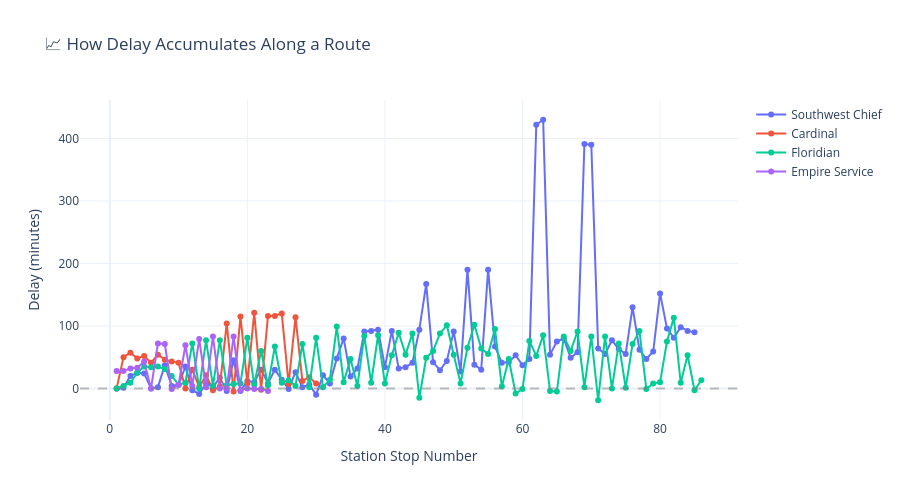

Write notebook code for a chart like this one.
### Markdown cell above
## 3.5 Delay Accumulation Along Routes

### Code cell
# show how delay builds up along a route (for the most delayed route)
accumulation = df_trains[
    (df_trains['status'] == 'Departed') & 
    (df_trains['delay_arrival_min'].notna())
].copy()

# pick top 4 routes by average delay for comparison
top_routes = accumulation.groupby('route_name')['delay_arrival_min'].agg(['mean', 'count'])
top_routes = top_routes[top_routes['count'] >= 5].nlargest(4, 'mean').index.tolist()

if len(top_routes) > 0:
    fig = go.Figure()
    
    for route in top_routes:
        route_data = accumulation[accumulation['route_name'] == route].sort_values('scheduled_arrival')
        route_data = route_data.reset_index(drop=True)
        route_data['stop_number'] = range(1, len(route_data) + 1)
        
        fig.add_trace(go.Scatter(
            x=route_data['stop_number'],
            y=route_data['delay_arrival_min'],
            mode='lines+markers',
            name=route,
            text=route_data['station_name'],
            hovertemplate='<b>%{text}</b><br>Stop #%{x}<br>Delay: %{y:.1f} min<extra></extra>'
        ))
    
    fig.update_layout(
        title='📈 How Delay Accumulates Along a Route',
        xaxis_title='Station Stop Number',
        yaxis_title='Delay (minutes)',
        template='plotly_white',
        height=500,
        font=dict(size=12)
    )
    fig.add_hline(y=0, line_dash="dash", line_color="gray", opacity=0.5)
    fig.show()
else:
    print("Not enough data — run the scraper to accumulate more data!")

### Figure 1 — Plotly figure (JSON) as saved in the notebook; plotly's stock layout.template omitted (floating-point values rounded to 4 significant figures)
{"data": [{"hovertemplate": "<b>%{text}</b><br>Stop #%{x}<br>Delay: %{y:.1f} min<extra></extra>", "mode": "lines+markers", "name": "Southwest Chief", "text": ["Chicago Union", "Naperville", "Mendota", "Princeton", "Galesburg", "Los Angeles Union", "Fullerton", "Fort Madison", "Riverside", "San Bernardino", "La Plata", "Victorville", "Barstow", "Kansas City", "Lawrence", "Needles", "Topeka", "Kingman", "Newton", "Hutchinson", "Dodge City", "Flagstaff", "Garden City", "Winslow", "Lamar", "La Junta", "Gallup", "Trinidad", "Raton", "Albuquerque", "Las Vegas", "Lamy", "Lamy", "Chicago Union", "Las Vegas", "Albuquerque", "Naperville", "Mendota", "Princeton", "Raton", "Galesburg", "Los Angeles Union", "Trinidad", "Fullerton", "Fort Madison", "Gallup", "Riverside", "La Junta", "San Bernardino", "La Plata", "Lamar", "Winslow", "Victorville", "Barstow", "Flagstaff", "Kansas City", "Garden City", "Dodge City", "Lawrence", "Needles", "Topeka", "Kingman", "Needles", "Hutchinson", "Kingman", "Newton", "Newton", "Hutchinson", "Barstow", "Victorville", "Topeka", "Dodge City", "Flagstaff", "Lawrence", "Garden City", "Winslow", "Lamar", "Kansas City", "La Junta", "Gallup", "Trinidad", "La Plata", "Raton", "Fort Madison", "Galesburg"], "type": "scatter", "x": [1, 2, 3, 4, 5, 6, 7, 8, 9, 10, 11, 12, 13, 14, 15, 16, 17, 18, 19, 20, 21, 22, 23, 24, 25, 26, 27, 28, 29, 30, 31, 32, 33, 34, 35, 36, 37, 38, 39, 40, 41, 42, 43, 44, 45, 46, 47, 48, 49, 50, 51, 52, 53, 54, 55, 56, 57, 58, 59, 60, 61, 62, 63, 64, 65, 66, 67, 68, 69, 70, 71, 72, 73, 74, 75, 76, 77, 78, 79, 80, 81, 82, 83, 84, 85], "y": [0.0, 1.0, 20.0, 25.0, 24.0, 0.0, 2.0, 37.0, 4.0, 6.0, 35.0, -3.0, -9.0, 8.0, 2.0, 17.0, -4.0, 45.0, -4.0, 12.0, 10.0, 30.0, 8.0, 30.0, 14.0, -1.0, 26.0, 2.0, 6.0, -10.0, 21.0, 8.0, 48.0, 80.0, 19.0, 32.0, 91.0, 92.0, 94.0, 34.0, 92.0, 32.0, 34.0, 41.0, 94.0, 167.0, 42.0, 29.0, 44.0, 91.0, 27.0, 190.0, 38.0, 30.0, 190.0, 67.0, 41.0, 42.0, 53.0, 37.0, 47.0, 422.0, 430.0, 54.0, 75.0, 80.0, 49.0, 58.0, 391.0, 390.0, 64.0, 55.0, 77.0, 63.0, 55.0, 130.0, 62.0, 47.0, 59.0, 152.0, 96.0, 81.0, 98.0, 92.0, 90.0]}, {"hovertemplate": "<b>%{text}</b><br>Stop #%{x}<br>Delay: %{y:.1f} min<extra></extra>", "mode": "lines+markers", "name": "Cardinal", "text": ["Chicago Union", "Dyer", "Rensselaer", "Lafayette", "Crawfordsville", "Indianapolis", "Connersville", "Cincinnati", "Maysville", "South Portsmouth-South Shore", "New York Penn", "Ashland", "Newark Penn", "Huntington", "Trenton", "Philadelphia 30th Street", "Charleston", "Wilmington", "Montgomery", "Baltimore Penn", "Thurmond", "Washington Union", "Prince", "Hinton", "Alderson", "Alexandria", "White Sulphur Springs", "Manassas", "Culpeper", "Charlottesville"], "type": "scatter", "x": [1, 2, 3, 4, 5, 6, 7, 8, 9, 10, 11, 12, 13, 14, 15, 16, 17, 18, 19, 20, 21, 22, 23, 24, 25, 26, 27, 28, 29, 30], "y": [0.0, 50.0, 57.0, 48.0, 52.0, 41.0, 54.0, 46.0, 43.0, 41.0, 0.0, 30.0, 2.0, 21.0, -3.0, 3.0, 104.0, -5.0, 115.0, 8.0, 121.0, -2.0, 116.0, 116.0, 120.0, 7.0, 114.0, 12.0, 18.0, 8.0]}, {"hovertemplate": "<b>%{text}</b><br>Stop #%{x}<br>Delay: %{y:.1f} min<extra></extra>", "mode": "lines+markers", "name": "Floridian", "text": ["Chicago Union", "South Bend", "Elkhart", "Waterloo", "Toledo", "Sandusky", "Elyria", "Cleveland", "Alliance", "Pittsburgh", "Connellsville", "Cumberland", "Miami", "Martinsburg", "Hollywood", "Harpers Ferry", "Fort Lauderdale", "Deerfield Beach", "Delray Beach", "Rockville", "West Palm Beach", "Washington Union", "Okeechobee", "Alexandria", "Sebring", "Winter Haven", "Lakeland", "Richmond Staples Mill Road", "Tampa", "Petersburg", "Lakeland", "Kissimmee", "Rocky Mount", "Orlando", "Chicago Union", "Winter Park", "Raleigh Union", "DeLand", "Cary", "Palatka", "South Bend", "Southern Pines", "Elkhart", "Hamlet", "Jacksonville", "Waterloo", "Toledo", "Camden", "Columbia", "Sandusky", "Savannah", "Elyria", "Denmark", "Cleveland", "Alliance", "Savannah", "Denmark", "Pittsburgh", "Columbia", "Camden", "Jacksonville", "Connellsville", "Palatka", "Hamlet", "Southern Pines", "DeLand", "Cumberland", "Winter Park", "Cary", "Orlando", "Raleigh Union", "Kissimmee", "Miami", "Martinsburg", "Hollywood", "Harpers Ferry", "Lakeland", "Fort Lauderdale", "Deerfield Beach", "Delray Beach", "Rockville", "Tampa", "West Palm Beach", "Washington Union", "Rocky Mount", "Okeechobee"], "type": "scatter", "x": [1, 2, 3, 4, 5, 6, 7, 8, 9, 10, 11, 12, 13, 14, 15, 16, 17, 18, 19, 20, 21, 22, 23, 24, 25, 26, 27, 28, 29, 30, 31, 32, 33, 34, 35, 36, 37, 38, 39, 40, 41, 42, 43, 44, 45, 46, 47, 48, 49, 50, 51, 52, 53, 54, 55, 56, 57, 58, 59, 60, 61, 62, 63, 64, 65, 66, 67, 68, 69, 70, 71, 72, 73, 74, 75, 76, 77, 78, 79, 80, 81, 82, 83, 84, 85, 86], "y": [0.0, 4.0, 9.0, 25.0, 35.0, 34.0, 35.0, 31.0, 20.0, 6.0, 9.0, 72.0, 0.0, 77.0, 4.0, 77.0, 5.0, 7.0, 8.0, 81.0, 6.0, 60.0, 5.0, 67.0, 9.0, 13.0, 4.0, 71.0, 2.0, 81.0, 2.0, 14.0, 99.0, 10.0, 47.0, 4.0, 84.0, 9.0, 85.0, 8.0, 53.0, 89.0, 54.0, 88.0, -15.0, 49.0, 60.0, 88.0, 101.0, 54.0, 8.0, 65.0, 102.0, 64.0, 55.0, 95.0, 3.0, 47.0, -8.0, -1.0, 76.0, 52.0, 85.0, -4.0, -5.0, 83.0, 60.0, 91.0, 2.0, 83.0, -19.0, 83.0, 0.0, 72.0, 1.0, 71.0, 92.0, -1.0, 8.0, 10.0, 75.0, 113.0, 9.0, 53.0, -3.0, 13.0]}, {"hovertemplate": "<b>%{text}</b><br>Stop #%{x}<br>Delay: %{y:.1f} min<extra></extra>", "mode": "lines+markers", "name": "Empire Service", "text": ["Niagara Falls", "Buffalo-Exchange Street", "Buffalo-Depew", "Rochester", "Syracuse", "New York Penn", "Rome", "Utica", "Croton-Harmon", "Poughkeepsie", "Amsterdam", "Rhinecliff-Kingston", "Schenectady", "Hudson", "Albany-Rensselaer", "Albany-Rensselaer", "New York Penn", "Hudson", "Schenectady", "Yonkers", "Amsterdam", "Croton-Harmon", "Poughkeepsie"], "type": "scatter", "x": [1, 2, 3, 4, 5, 6, 7, 8, 9, 10, 11, 12, 13, 14, 15, 16, 17, 18, 19, 20, 21, 22, 23], "y": [28.0, 28.0, 32.0, 33.0, 43.0, 0.0, 72.0, 71.0, -1.0, 6.0, 69.0, 4.0, 79.0, 2.0, 83.0, 0.0, 0.0, 83.0, -3.0, 0.0, -1.0, -1.0, -4.0]}], "layout": {"font": {"size": 12}, "height": 500, "shapes": [{"line": {"color": "gray", "dash": "dash"}, "opacity": 0.5, "type": "line", "x0": 0, "x1": 1, "xref": "x domain", "y0": 0, "y1": 0, "yref": "y"}], "title": {"text": "📈 How Delay Accumulates Along a Route"}, "xaxis": {"title": {"text": "Station Stop Number"}}, "yaxis": {"title": {"text": "Delay (minutes)"}}}}
